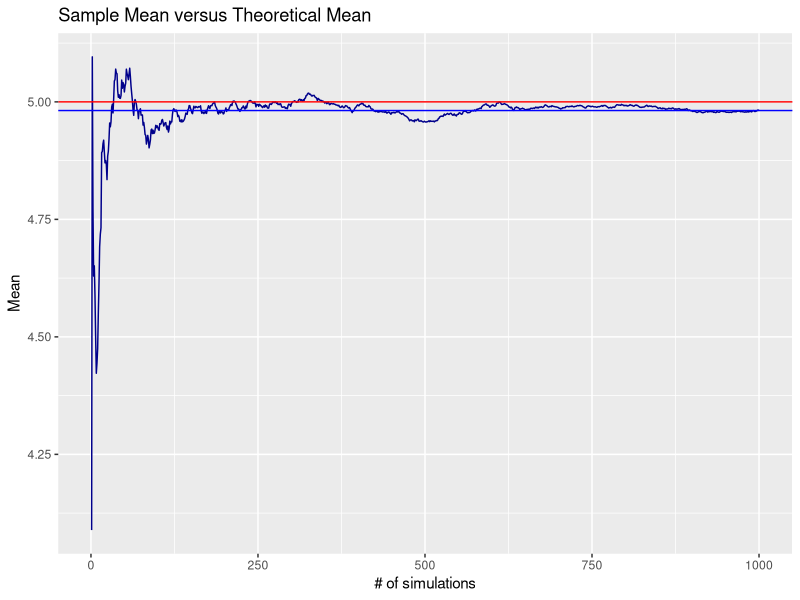
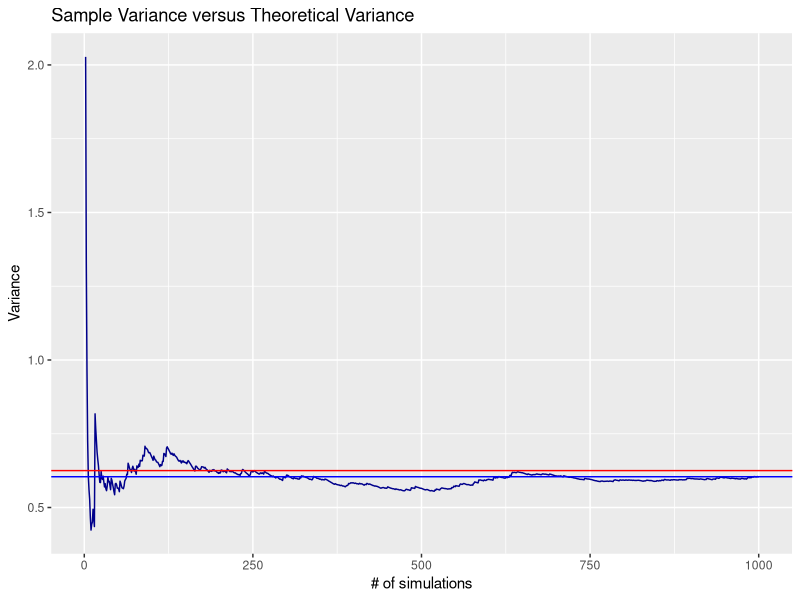
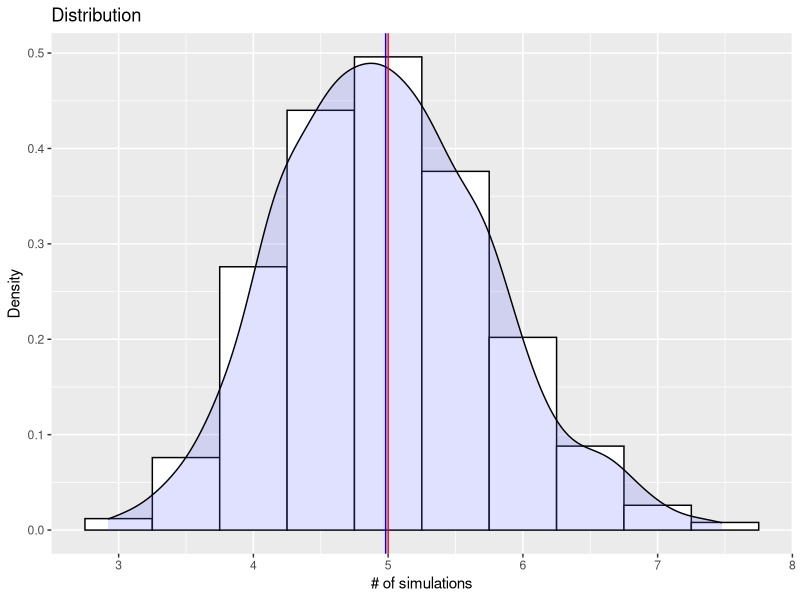

Write R code to recreate these figures, in order.
## ---- chunk 1
lambda <- 0.2
n      <- 40
nsim   <- 1000
## ---- chunk 2
mu <- 1/lambda
sd <- 1/lambda
## ---- chunk 3
sim_data <- 
  data.frame( 
    nsim  = integer(0), 
    mean  = numeric(0),
    tmean = numeric(0),
    tvar  = numeric(0)
  )

for(i in 1:nsim){
  data <- rexp(n, lambda)
  
  sim_data = 
    rbind(
      sim_data, 
      data.frame(
        nsim  = i, 
        mean  = mean(data),
        tmean = mean(c(sim_data$mean, mean(data))),
        tvar  = var(c(sim_data$mean, mean(data)))
      )
    )
}
## ---- chunk 4
require(ggplot2)
ggplot(
  data = sim_data, 
  aes(
    x=nsim, 
    y=tmean
    )
  ) + 
  labs(
    title = "Sample Mean versus Theoretical Mean",
    x = "# of simulations",
    y = "Mean"
    ) +
  geom_line(color='darkblue') +
  geom_hline(aes(yintercept=sim_data$tmean[1000]), color='blue') +
  geom_hline(aes(yintercept=mu), color='red')
## ---- chunk 5
ggplot(
  data = sim_data, 
  aes(x=nsim, y=tvar)
  ) + 
  labs(
    title = "Sample Variance versus Theoretical Variance",
    x = "# of simulations",
    y = "Variance"
  ) +
  geom_line(color='darkblue') + 
  geom_hline(aes(yintercept=sim_data$tvar[1000]), color='blue') +
  geom_hline(aes(yintercept=sd^2/n), color='red')
## ---- chunk 6
ggplot(
  data = sim_data, 
  aes(x=mean)
  ) + 
  labs(
    title = "Distribution",
    x = "# of simulations",
    y = "Density"
  ) +
  geom_histogram(aes(y=..density..),
                   binwidth=.5,
                   colour="black", fill="white") +
  geom_density(alpha=.2, fill="#6666FF") +
  geom_vline(aes(xintercept=sim_data$tmean[1000]), color='blue') +
  geom_vline(aes(xintercept=mu), color='red')
